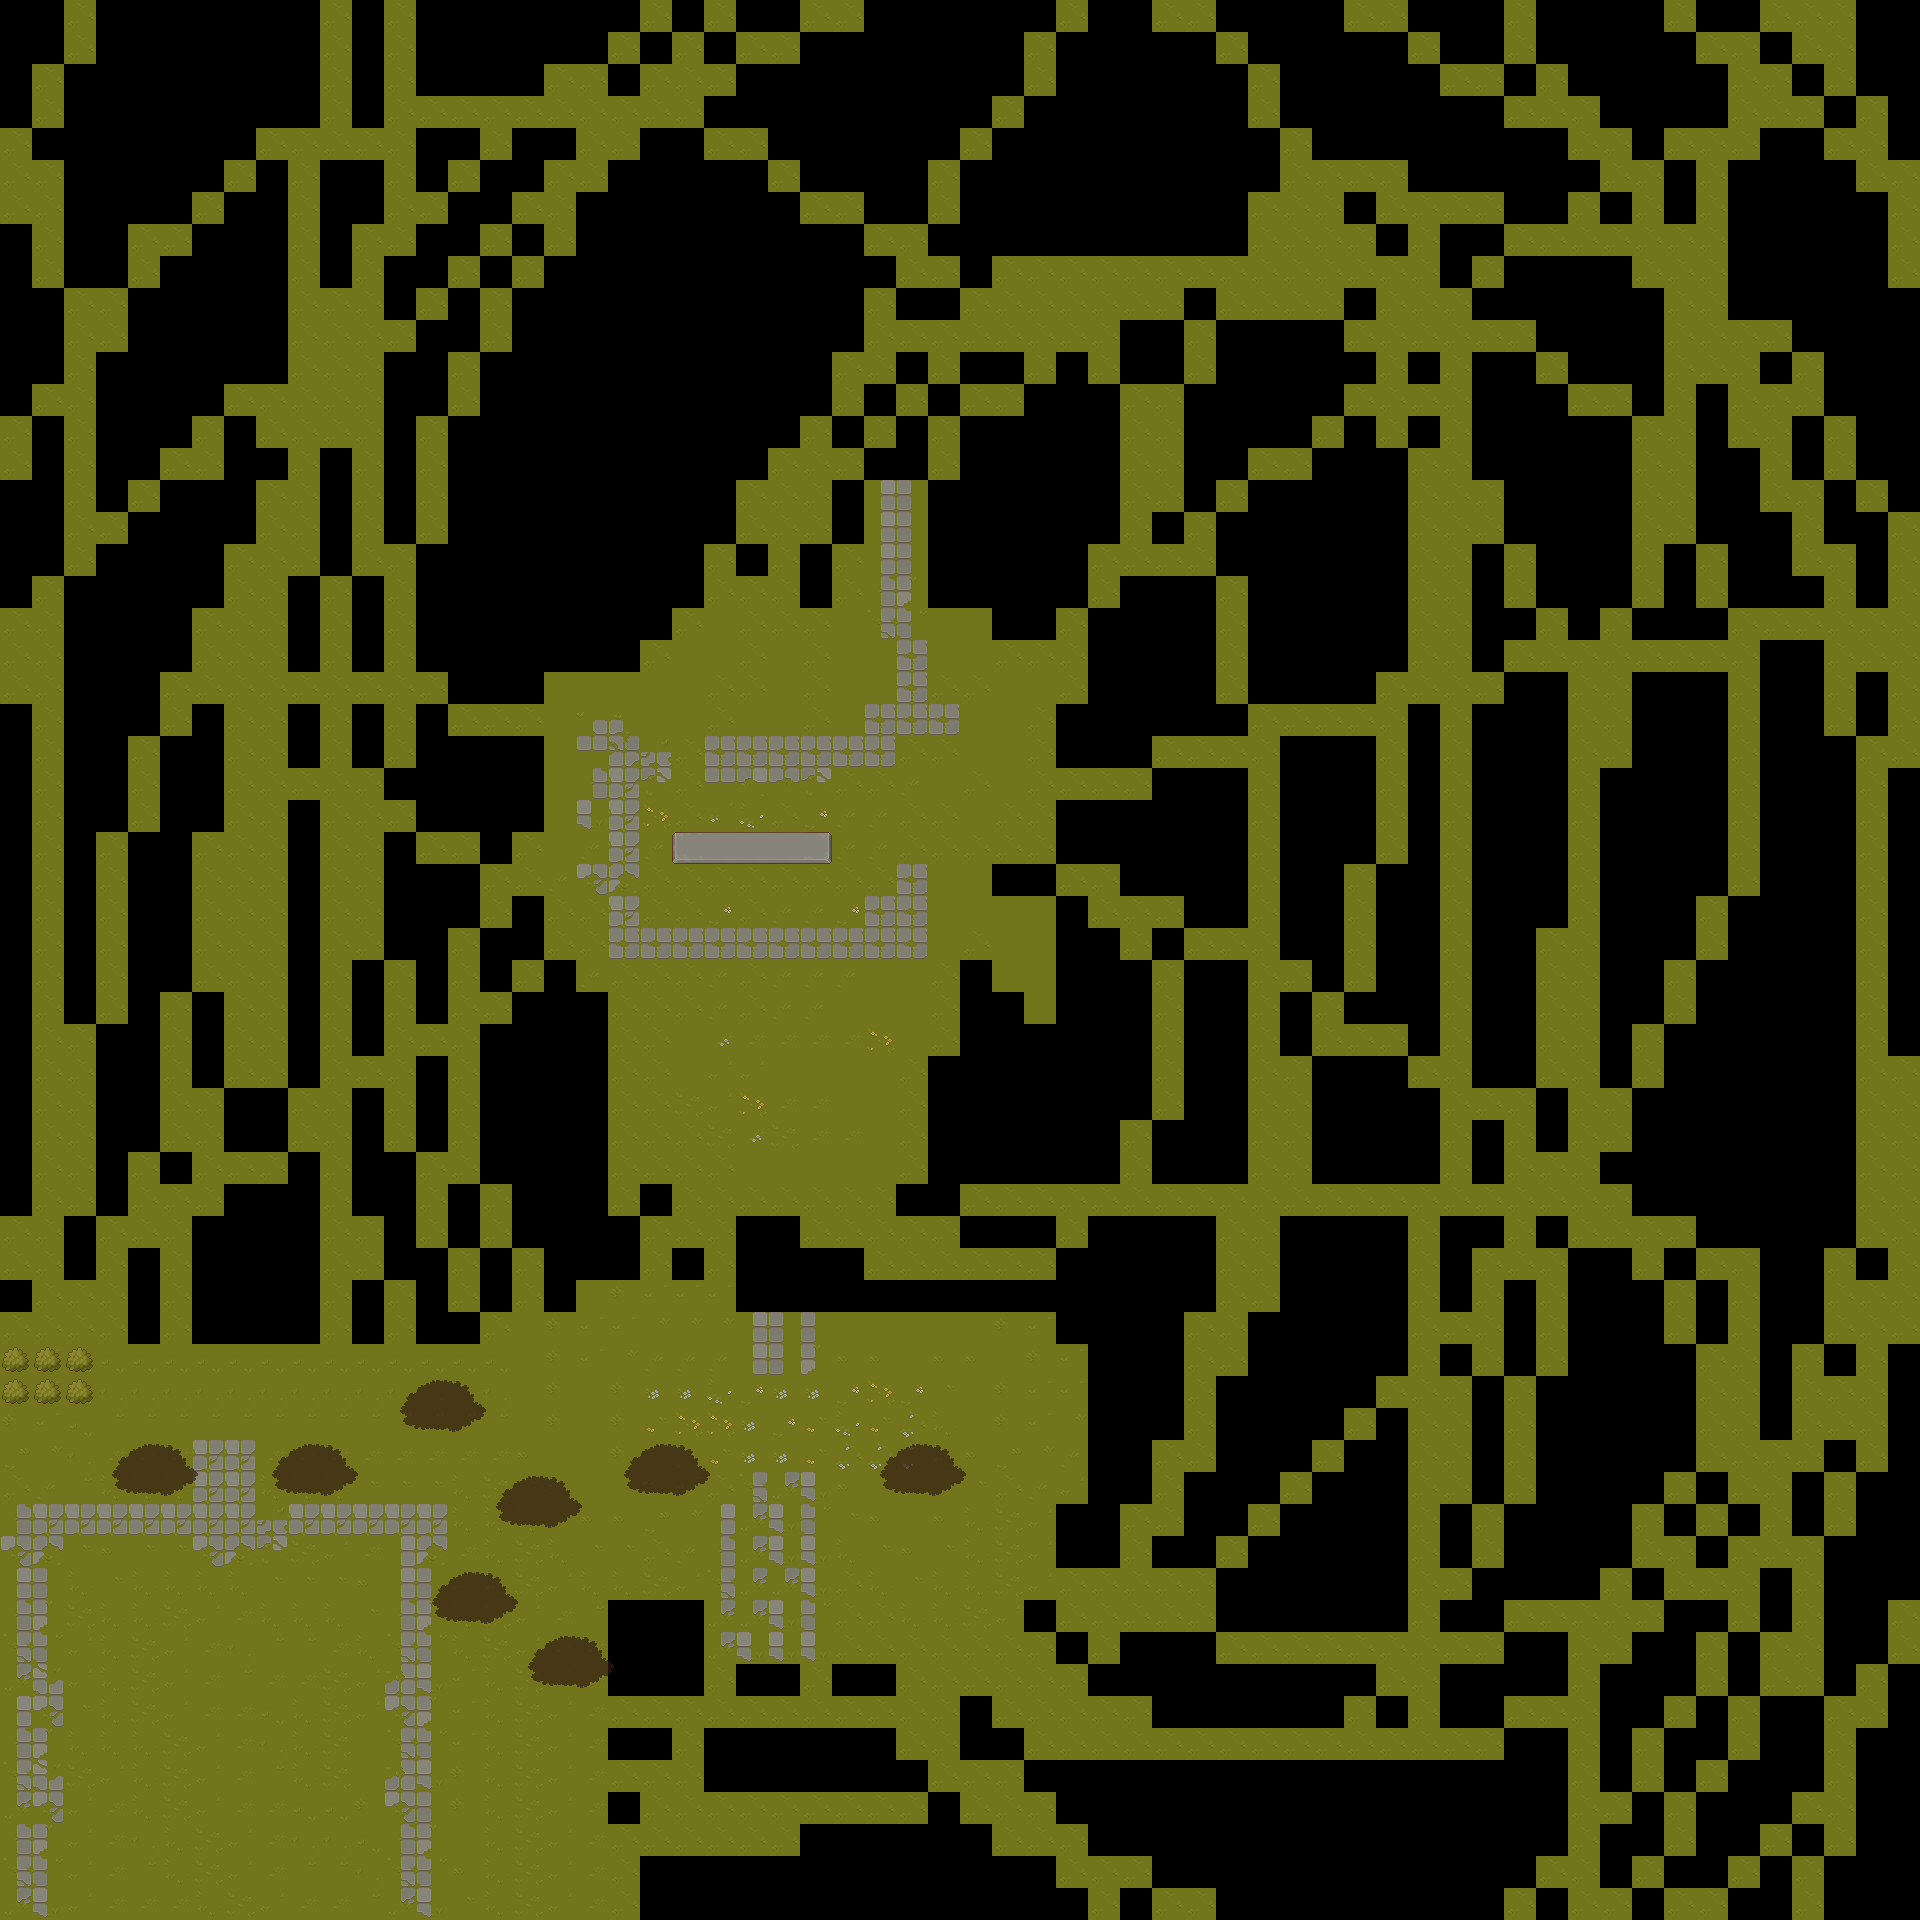

A 2D game scene composited from a Tiled map and its tileset images. What follows is a short description and the map's XML, with each tile layer's data collapsed to a summary:
An orthogonal 60x60 tile map with 32x32 px tiles, 4 tile layers (base floor, Tile Layer 4, first floor, shadows), 12 tilesets and 22 objects.

<map version="1.10" tiledversion="1.12.1" orientation="orthogonal" renderorder="right-down" width="60" height="60" tilewidth="32" tileheight="32" infinite="0" nextlayerid="11" nextobjectid="101">
 <tileset firstgid="1" source="TX Tileset Stone Ground.tsx" />
 <tileset firstgid="65" source="TilesetFloorDetail.tsx" />
 <tileset firstgid="129" source="TX Plant.tsx" />
 <tileset firstgid="385" source="TXPlant-ezgif.com-crop.tsx" />
 <tileset firstgid="386" source="block_push.tsx" />
 <tileset firstgid="395" source="Sprite-lamp.tsx" />
 <tileset firstgid="405" source="TX Props.tsx" />
 <tileset firstgid="661" source="TX Shadow.tsx" />
 <tileset firstgid="917" source="TX Shadow Plant.tsx" />
 <tileset firstgid="1173" source="../tiles/dungeon/top_down_tree.tsx" />
 <tileset firstgid="1174" source="top_down_Sprite-lamp.tsx" />
 <tileset firstgid="1175" source="transition_bol_prototype.tsx" />
 <layer id="2" name="base floor" width="60" height="60">
  <data>[3600 cells, 1741 non-empty, 26 distinct tile ids]</data>
 </layer>
 <layer id="4" name="Tile Layer 4" width="60" height="60">
  <data>[3600 cells, 0 non-empty, 0 distinct tile ids]</data>
 </layer>
 <layer id="1" name="first floor" width="60" height="60">
  <data>[3600 cells, 247 non-empty, 38 distinct tile ids]</data>
 </layer>
 <layer id="10" name="shadows" width="60" height="60" opacity="0.67">
  <data>[3600 cells, 64 non-empty, 8 distinct tile ids]</data>
 </layer>
 <objectgroup id="7" name="Object Layer 2" opacity="0.52">
  <object id="85" gid="764" x="390" y="1495" width="32" height="32" />
  <object id="86" gid="764" x="456" y="1460" width="32" height="32" />
  <object id="87" gid="764" x="216" y="1498" width="32" height="32" />
  <object id="88" gid="764" x="70" y="1493" width="32" height="32" />
  <object id="89" gid="764" x="41" y="1461" width="32" height="32" />
 </objectgroup>
 <objectgroup id="5" name="objects">
  <object id="53" gid="488" x="269.416" y="1709.26" width="32" height="32">
   <properties>
    <property name="text" value="rechts" />
   </properties>
  </object>
  <object id="54" gid="520" x="143.544" y="1707.66" width="32" height="32">
   <properties>
    <property name="text">    ga links
       af 
voor naar boven</property>
   </properties>
  </object>
  <object id="55" gid="424" x="736.098" y="853.314" width="32" height="32" />
  <object id="66" gid="543" x="288" y="1344" width="32" height="32" />
  <object id="67" gid="1173" x="506.723" y="1731.16" width="96" height="96" />
  <object id="68" gid="1173" x="407.639" y="1669.62" width="96" height="96" />
  <object id="69" gid="1173" x="602.889" y="1540.86" width="96" height="96" />
  <object id="70" gid="1173" x="858.593" y="1541.56" width="96" height="96" />
  <object id="71" gid="1173" x="474.865" y="1571.94" width="96" height="96" />
  <object id="72" gid="1173" x="378.57" y="1475.04" width="96" height="96" />
  <object id="73" gid="1173" x="250.555" y="1540.88" width="96" height="96" />
  <object id="74" gid="1173" x="91.3681" y="1539.48" width="96" height="96" />
  <object id="79" gid="1174" x="384" y="1504" width="32" height="32" />
  <object id="80" gid="1174" x="448" y="1472" width="32" height="32" />
  <object id="81" gid="1174" x="209" y="1506" width="32" height="32" />
  <object id="82" gid="1174" x="64" y="1504" width="32" height="32" />
  <object id="83" gid="1174" x="32" y="1472" width="32" height="32" />
 </objectgroup>
</map>
